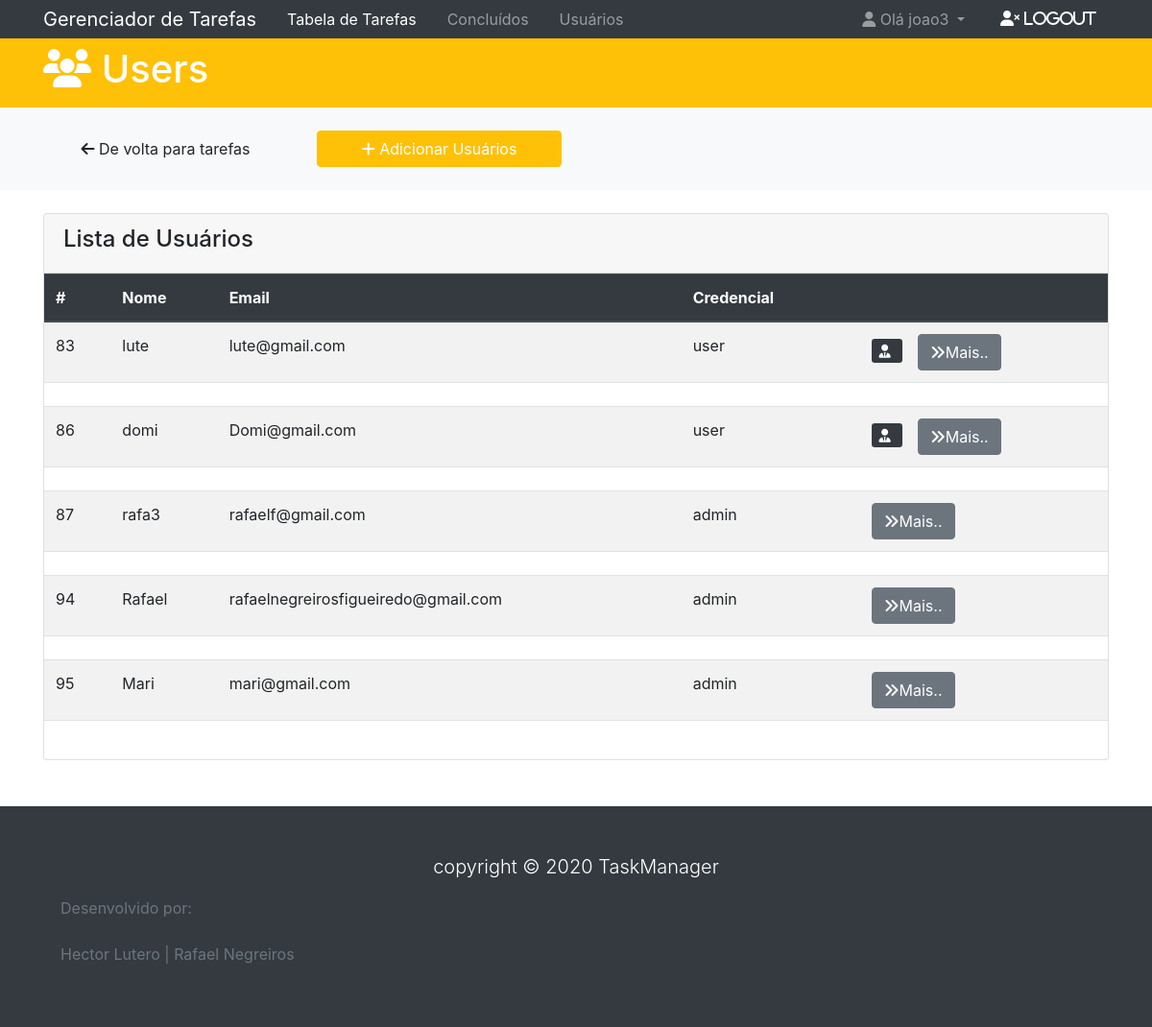
Screenshot of /users.php (signed in) with the database file from the repository.
### tables this page shows
CREATE TABLE `users` (
  `idUsers` int(11) NOT NULL,
  `uidUsers` tinytext NOT NULL,
  `userType` enum('admin','user') NOT NULL,
  `emailUsers` tinytext NOT NULL,
  `pwdUsers` longtext NOT NULL,
  `cpfUsers` tinytext NOT NULL,
  `genderUsers` tinytext NOT NULL,
  `addressUsers` text NOT NULL,
  `fnameUsers` text NOT NULL,
  `lnameUsers` text NOT NULL,
  `celularUsers` tinytext NOT NULL
);

### users.php (the view, shortened to what this page needs)
<?php
  require "header.php";
  include_once ('nav.php');
  if ($_SESSION['userType'] == "admin") {
?>
<header id="main-header" class="py-2 bg-warning text-white">
  <div class="container">
    <div class="row">
      <div class="col-md-6">
        <h1><i class="fas fa-users"></i> Users</h1>
      </div>
    </div>
  </div>
</header>
<section id="search" class="py-4 mb-4 bg-light">
  <div class="container">
    <div class="row">
    <div class="col-md-3">
        <a href="index.php" class="btn btn-light btn-block">
          <i class="fas fa-arrow-left"></i> De volta para tarefas
        </a>
      </div>
    <div class="col-md-3">
        <a href="#" class="btn btn-warning btn-block text-white" data-toggle="modal" data-target="#addUserModal">
          <i class="fas fa-plus"></i> Adicionar Usuários
        </a>
      </div>
    </div>
  </div>
</section>
<section id="users">
  <div class="container">
    <div class="row">
      <div class="col">
        <div class="card">
          <div class="card-header">
            <h4>Lista de Usuários</h4>
          </div>
          <div class="scrollmenu">
          <table class="table table-striped">
            <thead class="thead-dark">
            <tr>
            <th>#</th>
              <th>Nome</th>
              <th>Email</th>
              <th>Credencial</th>
              <th></th>
            </tr>
          </thead>
          <tbody>
            <?php
            require "includes/dbh.inc.php";
            $sql = "SELECT * FROM users";
            if ($result = $conn->query($sql)) {
              while ($row = $result->fetch_assoc()) {
                $userId    = $row['idUsers'];
                $userUid = $row['uidUsers'];
                $userEmail = $row['emailUsers'];
                $userType = $row['userType'];
                ?>
                      <tr>
                        <td><?php echo $userId; ?></td>
                        <td><?php echo $userUid; ?></td>
                        <td><?php echo $userEmail; ?></td>
                        <td><?php echo $userType; ?></td>
                        <td>
                          <?php
                            if ($userType == "user") {
                          ?>
                          <a class='btn-sm btn-dark ml-3 user-to-admin' href='#' data-promote="<?php echo $userId; ?>" role='button' >
                            <i class='fas fa-user-tie'></i>
                          </a>
                          <?php
                            }
                          ?>
                          <a class='btn btn-secondary ml-3' data-toggle='collapse' href='#user-details-<?php echo $userId; ?>' role='button' >
                            <i class='fas fa-angle-double-right'></i>Mais..
                          </a>
                        </td>
                      </tr>
                      <tr>
                        <td colspan="5">
                        </td>
                      </tr>
            <?php
              }
            }
            ?>
          </tbody>
          </table>
          </div>
        </div>
      </div>
    </div>
  </div>
</section>
<?php
  } else {
    header("Location: index.php?unauthorized-credential");
    exit();
  }
  require 'footer.php';
?>

### header.php (shortened to what this page needs)
<!DOCTYPE html>
<htm lang="en">
<head>
  <link rel="stylesheet" href="https://stackpath.bootstrapcdn.com/bootstrap/4.4.1/css/bootstrap.min.css">
  <link rel="stylesheet" href="css/style.scss">
</head>
<body>

### nav.php (shortened to what this page needs)
<nav class="navbar navbar-expand-lg navbar-dark bg-dark p-0">
  <div class="container">
    <a href="index.php" class="navbar-brand">Gerenciador de Tarefas</a>
    <div class="collapse navbar-collapse" id="navbarCollapse">
      <ul class="navbar-nav">
        <li class="nav-item px-2 active">
          <a href="index.php" class="nav-link" data-toggle="tooltip" title="Ver tarefas em andamento">Tabela de Tarefas</a>
        </li>
        <li class="nav-item px-2">
          <a href="finished.php" class="nav-link" data-toggle="tooltip" title="Ver tarefas concluídas">Concluídos</a>
        </li>
        <?php
          if($_SESSION['userType'] == "admin") {
        ?>
        <li class="nav-item px-2">
          <a href="users.php" class="nav-link" data-toggle="tooltip" title="Ver tabela de usuários">Usuários</a>
        </li>
        <?php
          }
        ?>
      </ul>
      <ul class="navbar-nav ml-auto">
        <li class="nav-item dropdown mr-3">
          <a href="#" class="nav-link dropdown-toggle" data-toggle="dropdown">
            <i class="fas fa-user"></i> Olá <?php echo $_SESSION['userFname'];?>
          </a>
        </li>
        <li class="nav-item">
          <form action="includes/logout.inc.php" method="post">
                <button class="btn btn-dark" type="submit" name="logout-submit" data-toggle="tooltip" title="Fazer logout sua conta"><i class="fas fa-user-times"> Logout</i></button>
            </form>
        </li>
      </ul>
    </div>
  </div>
</nav>

### footer.php (shortened to what this page needs)
<footer id="main-footer" class="bg-dark text-white mt-5 p-5">
  <div class="container">
    <div class="row">
      <div class="col">
        <p class="lead text-center">
          copyright &copy; <span id="year"></span> TaskManager
        <br>
        <p class="text-muted">
        Desenvolvido por: <br><br> Hector Lutero | Rafael Negreiros
        </p>
      </div>
    </div>
  </div>
</footer>
        <link  href="js/jquery-cropper-master/docs/css/cropper.css" rel="stylesheet">
</body>
</html>

### rows the page displays
users: idUsers "83", uidUsers "lute", emailUsers "lute@gmail.com", userType "user"
users: idUsers "86", uidUsers "domi", emailUsers "Domi@gmail.com", userType "user"
users: idUsers "87", uidUsers "rafa3", emailUsers "rafaelf@gmail.com", userType "admin"
users: idUsers "94", uidUsers "Rafael", emailUsers "rafaelnegreirosfigueiredo@gmail.com", userType "admin"
users: idUsers "95", uidUsers "Mari", emailUsers "mari@gmail.com", userType "admin"

### other values shown
$_SESSION['userFname'] "joao3"
